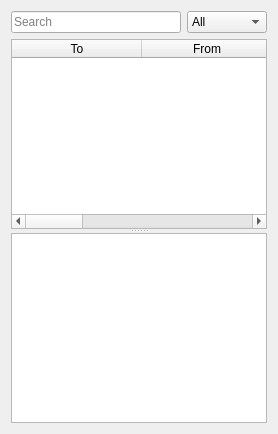
      <widget class="QWidget" name="sent">
       <attribute name="icon">
        <iconset resource="bitmessage_icons.qrc">
         <normaloff>:/newPrefix/images/sent.png</normaloff>:/newPrefix/images/sent.png</iconset>
       </attribute>
       <attribute name="title">
        <string>Sent</string>
       </attribute>
       <layout class="QVBoxLayout" name="verticalLayout">
        <item>
         <layout class="QHBoxLayout" name="horizontalLayout">
          <property name="topMargin">
           <number>0</number>
          </property>
          <item>
           <widget class="QLineEdit" name="sentSearchLineEdit">
            <property name="placeholderText">
             <string>Search</string>
            </property>
           </widget>
          </item>
          <item>
           <widget class="QComboBox" name="sentSearchOptionCB">
            <item>
             <property name="text">
              <string>All</string>
             </property>
            </item>
            <item>
             <property name="text">
              <string>To</string>
             </property>
            </item>
            <item>
             <property name="text">
              <string>From</string>
             </property>
            </item>
            <item>
             <property name="text">
              <string>Subject</string>
             </property>
            </item>
            <item>
             <property name="text">
              <string>Message</string>
             </property>
            </item>
           </widget>
          </item>
         </layout>
        </item>
        <item>
         <widget class="QSplitter" name="splitter_2">
          <property name="orientation">
           <enum>Qt::Vertical</enum>
          </property>
          <widget class="QTableWidget" name="tableWidgetSent">
           <property name="editTriggers">
            <set>QAbstractItemView::NoEditTriggers</set>
           </property>
           <property name="dragDropMode">
            <enum>QAbstractItemView::DragDrop</enum>
           </property>
           <property name="alternatingRowColors">
            <bool>true</bool>
           </property>
           <property name="selectionMode">
            <enum>QAbstractItemView::ExtendedSelection</enum>
           </property>
           <property name="selectionBehavior">
            <enum>QAbstractItemView::SelectRows</enum>
           </property>
           <property name="sortingEnabled">
            <bool>true</bool>
           </property>
           <property name="wordWrap">
            <bool>false</bool>
           </property>
           <attribute name="horizontalHeaderCascadingSectionResizes">
            <bool>true</bool>
           </attribute>
           <attribute name="horizontalHeaderDefaultSectionSize">
            <number>130</number>
           </attribute>
           <attribute name="horizontalHeaderHighlightSections">
            <bool>false</bool>
           </attribute>
           <attribute name="horizontalHeaderShowSortIndicator" stdset="0">
            <bool>false</bool>
           </attribute>
           <attribute name="horizontalHeaderStretchLastSection">
            <bool>true</bool>
           </attribute>
           <attribute name="verticalHeaderVisible">
            <bool>false</bool>
           </attribute>
           <attribute name="verticalHeaderStretchLastSection">
            <bool>false</bool>
           </attribute>
           <column>
            <property name="text">
             <string>To</string>
            </property>
           </column>
           <column>
            <property name="text">
             <string>From</string>
            </property>
           </column>
           <column>
            <property name="text">
             <string>Subject</string>
            </property>
           </column>
           <column>
            <property name="text">
             <string>Status</string>
            </property>
           </column>
          </widget>
          <widget class="QTextEdit" name="textEditSentMessage">
           <property name="readOnly">
            <bool>true</bool>
           </property>
          </widget>
         </widget>
        </item>
       </layout>
      </widget>
